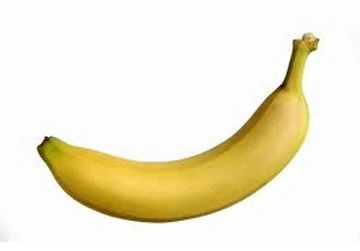
#> input picture images/banana.webp, 360 x 251 px
$ python main.py --input_path images/banana.webp
#> lines starting #> are read from the running program, lines starting #| are printed output that depends on the picture; after the words box and inside, x2 and y2 are one past the last pixel; in counts of white or black regions, pixels touching at a corner belong together
### image_ascii_converter.py

import numpy as np
import numpy.typing as npt
from PIL import Image
from skimage import feature
import utils
from image_exporter import draw_image_to_terminal, save_ascii_as_image, save_as_colored_html


def convert_and_save_image_to_ascii(image_path: str, output_path: str, new_width: int=150, use_edge_detection: bool=False, output_format: str="terminal"):
#> called with image_path = 'images/banana.webp', new_width = 150, use_edge_detection = True, output_format = 'terminal'
    image = Image.open(image_path)
#> image is the input picture: PIL image 360x251 RGB; mean R, G, B 242.3, 236, 213.5

    ascii_image, color_image = convert_image_to_ascii(image, new_width, use_edge_detection, output_format)

    if output_format == 'terminal':
        draw_image_to_terminal(ascii_image, color_image)

    elif output_format == 'image':
        save_ascii_as_image(ascii_image, color_image, output_path)

    elif output_format == 'html':
        save_as_colored_html(ascii_image, color_image, output_path)


def convert_image_to_ascii(image: Image, new_width: int=150, use_edge_detection: bool=True, output_format: str="terminal") -> tuple[npt.NDArray, npt.NDArray]:
    image = image.convert("RGB")
    image_resized = utils.resize_image(image, new_width, output_format)
    gray_image = utils.normalize_image(np.array(image_resized.convert("L")))

    ascii_image = utils.map_pixel_to_ascii(image_resized)

    if use_edge_detection:
        canny_edge_mask = feature.canny(gray_image, sigma=1)
        edge_matrix = utils.detect_edges(gray_image)
        edge_matrix = np.where(canny_edge_mask, edge_matrix, " ")

        ascii_image = np.where(edge_matrix == " ", ascii_image, edge_matrix)

    return ascii_image, np.array(image_resized)

### utils.py

import numpy as np
import numpy.typing as npt
from PIL import Image
from scipy.ndimage import convolve

CHAR_MAP = np.array([" ", ".", "i", "c", "o", "P", "O", "?", "@"])
EDGE_MAP = np.array(["|", "\\", "-", "/", "|", "\\", "-", "/"])
V_IDX = 2

GX_SOBEL = np.array([
    [-1, 0, 1],
    [-2, 0, 2],
    [-1, 0, 1]
]).astype(float)

GY_SOBEL = np.array([
    [ 1,  2,  1],
    [ 0,  0,  0],
    [-1, -2, -1],
]).astype(float)

def normalize_image(array: npt.NDArray) -> npt.NDArray:
    if array.max() > 1.0:
        return array.astype(float) / 255.0

    return array

def scale_image_to_255(array: npt.NDArray) -> npt.NDArray:
    return (array * 255).astype(np.uint8)

def resize_image(image: Image, new_width: int, output_format: str="terminal") -> Image:
#> called with new_width = 150, output_format = 'terminal'
    width, height = image.size
#> width = 360; height = 251
    aspect_ratio = height / width
#> aspect_ratio = 0.697
    new_height = int(aspect_ratio * new_width)
#> new_height = 104

    if output_format == "image":
        new_height = int(new_height * 0.83)
    else:
        new_height = int(new_height * 0.5)
#> new_height = 52


    return image.resize((new_width, new_height), Image.LANCZOS)

def map_pixel_to_ascii(image: Image, char_map: npt.NDArray=CHAR_MAP) -> npt.NDArray:
    image_hsv = image.convert("HSV")
#> image_hsv: PIL image 150x52 HSV; mean H, S, V 21.4, 37.2, 242.4
    v_channel = np.array(image_hsv)[:, :, V_IDX]
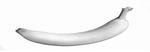
#> v_channel: shape (52, 150); min 44, max 255, mean 242.4

    char_idxs = (v_channel / 255 * (len(char_map) - 1)).astype(int)
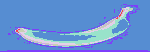
#> char_idxs: shape (52, 150) int64; 8 distinct labels, from 1 to 8; one colour per label, 0 black
#> in convert_image_to_ascii, `canny_edge_mask = feature.canny(gray_image, sigma=1)`:
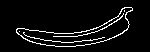
#> canny_edge_mask: shape (52, 150) bool; 6% white in thin lines or dots, all inside (x1, y1, x2, y2) = (16, 7, 133, 47)
    ascii_matrix = char_map[char_idxs]

    return ascii_matrix

def detect_edges(gray_image: npt.NDArray, threshold: float=0.0) -> npt.NDArray:
    gx, gy, magnitude = apply_sobel_filter(gray_image)
    teta = (np.atan2(gy, gx) / np.pi) * 0.5 + 0.5

    indices = ((teta + 0.0625) * len(EDGE_MAP) % len(EDGE_MAP)).astype(int)
    edge_matrix = EDGE_MAP[indices]
    edge_matrix[magnitude < threshold] = " "

    return edge_matrix

def apply_sobel_filter(image: npt.NDArray) -> tuple[npt.NDArray, npt.NDArray, npt.NDArray]:
    gx = convolve(image, GX_SOBEL)
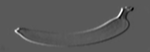
#> gx: shape (52, 150) float64; min -1.6, max 2.96, mean -0.000145; drawn with min black and max white
    gy = convolve(image, GY_SOBEL)
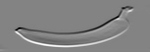
#> gy: shape (52, 150) float64; min -2.9, max 2.73, mean 0.0012; drawn with min black and max white
    magnitude = np.hypot(gx, gy)
#> in detect_edges, `teta = (np.atan2(gy, gx) / np.pi) * 0.5 + 0.5`:
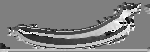
#> teta: shape (52, 150) float64; min 1.67e-16, max 1, mean 0.507
#> in detect_edges, `indices = ((teta + 0.0625) * len(EDGE_MAP) % len(EDGE_MAP)).astype(int)`:
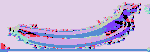
#> indices: shape (52, 150) int64; 8 distinct labels, from 0 to 7; one colour per label, 0 black
    return gx, gy, magnitude

### image_exporter.py

from PIL import ImageDraw, ImageFont, Image
import numpy.typing as npt

# [57 lines left out: functions save_as_colored_html, save_ascii_as_image, draw_image, not called in this run]

def draw_image_to_terminal(ascii_matrix: npt.NDArray, color_matrix: npt.NDArray):
    lines = []
    for char_row, color_row in zip(ascii_matrix, color_matrix):

        line_chars = []
        for char, color in zip(char_row, color_row):
            r, g, b = color
            ansi_char = f"\033[38;2;{int(r)};{int(g)};{int(b)}m{char}"
            line_chars.append(ansi_char)

        lines.append("".join(line_chars) + "\033[0m")
#> this loop made 52 passes
#> after the loop, lines = 52 items

    full_output = "\n".join(lines)
    print(full_output)
#> (printed output is left out)

### main.py
import argparse
from image_ascii_converter import convert_and_save_image_to_ascii
from video_ascii_converter import convert_video_to_ascii


def parse_args():
    parser = argparse.ArgumentParser(description="Convert images and videos to ASCII art.")

    parser.add_argument("-i", "--input_path", type=str, required=True,
                        help="Path to input video or image file")

    parser.add_argument("-o", "--output_path", type=str,
                        help="Path to save the output file (required for 'image' or 'html' formats)")

    parser.add_argument("-f", "--format", type=str, choices=['terminal', 'image', 'html'], default='terminal',
                        help="Eather 'terminal' (print to console), 'image' (save as png), or 'html' (save as webpage)")

    parser.add_argument("-w", "--width", type=int, default=150, help="Width of output in characters (default: 150)")

    parser.add_argument(
        "--edge",
        dest="edge_detection",
        action=argparse.BooleanOptionalAction,
        default=True,
        help="Enable or disable edge detection (default: True)"
    )

    return parser.parse_args()


def is_video(filename):
    video_extensions = ('.mp4', '.avi', '.mov', '.mkv', '.flv', '.wmv')
    return filename.lower().endswith(video_extensions)


if __name__ == "__main__":
    args = parse_args()

    if args.format in ['image', 'html'] and not args.output_path:
        print(f"Error: --output_path is required when using format '{args.format}'")
        exit(1)

    if is_video(args.input_path):
        convert_video_to_ascii(
            video_path=args.input_path,
            output_path=args.output_path,
            new_width=args.width,
            use_edge_detection=args.edge_detection
        )

    else:
        try:
            convert_and_save_image_to_ascii(args.input_path, args.output_path, args.width, args.edge_detection, args.format)
        except Exception as e:
            print(f"Failed to process image: {e}")
